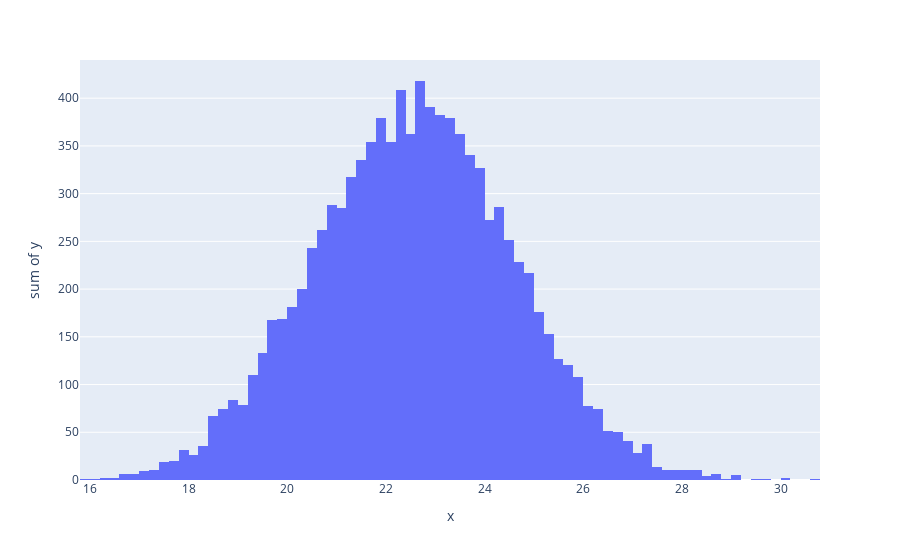

Notebook code for this chart:
### Code cell
px.histogram(x = x_values, y = y_values, nbins = 0).show()

### Figure 1 — Plotly figure (JSON) as saved in the notebook; plotly's stock layout.template omitted (floating-point values rounded to 4 significant figures; data arrays with more than 128 entries replaced by an {"elided": "..."} marker saying what was removed)
{"data": [{"alignmentgroup": "True", "bingroup": "x", "histfunc": "sum", "hovertemplate": "x=%{x}<br>sum of y=%{y}<extra></extra>", "legendgroup": "", "marker": {"color": "#636efa", "pattern": {"shape": ""}}, "name": "", "nbinsx": 0, "offsetgroup": "", "orientation": "v", "showlegend": false, "type": "histogram", "x": {"elided": "10000 float values"}, "xaxis": "x", "y": {"elided": "10000 int values"}, "yaxis": "y"}], "layout": {"autosize": true, "barmode": "relative", "legend": {"tracegroupgap": 0}, "margin": {"t": 60}, "xaxis": {"anchor": "y", "autorange": true, "domain": [0, 1], "range": [15.8, 30.8], "title": {"text": "x"}, "type": "linear"}, "yaxis": {"anchor": "x", "autorange": true, "domain": [0, 1], "range": [0, 440], "title": {"text": "sum of y"}, "type": "linear"}}}
